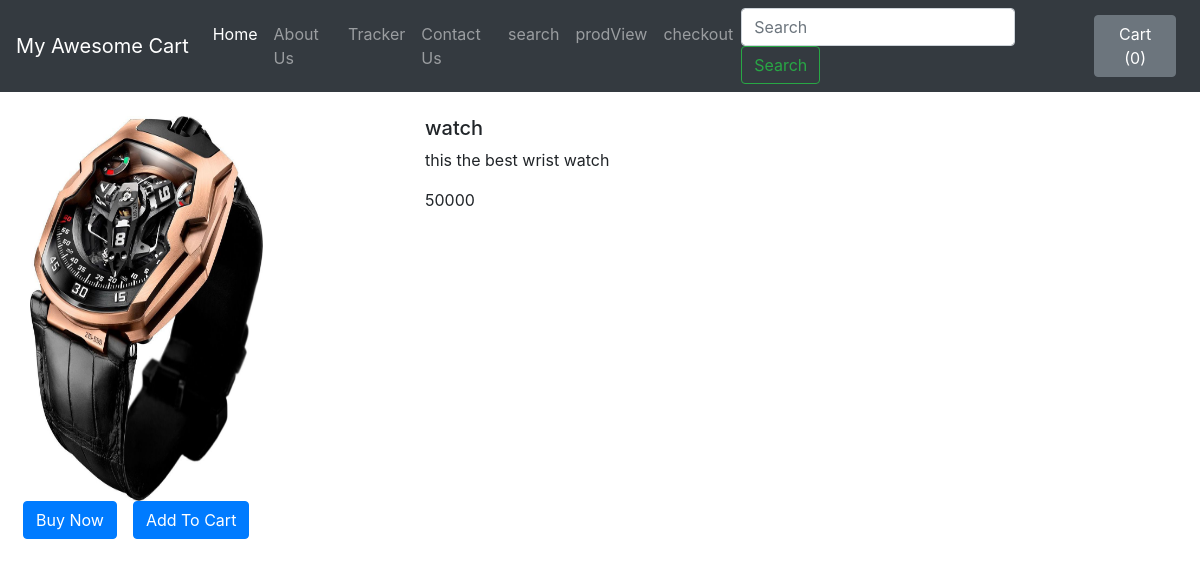
The page /shop/products/1 on the database its author committed.
### shop/models.py (models this page shows, shortened)
class Products(models.Model):
    product_id = models.AutoField
    product_name = models.CharField(max_length=50)
    category = models.CharField(max_length=200,default='')
    subcategory = models.CharField(max_length=200, default='')
    price = models.IntegerField(default=0)
    des = models.CharField(max_length=200)
    date = models.DateField()
    image = models.ImageField(upload_to='shop/images',default='')

### shop/views.py (the view)
# urls.py: path('products/<int:myid>', views.prodView,name = "shop"),
def prodView(request,myid):
    product = Products.objects.filter(id=myid)
    return render(request, 'shop/prodView.html', {'product':product[0]})

### shop/templates/shop/prodView.html (shortened to what this page needs)
{% extends 'shop/base.html' %}
{% block body %}
<div class="container my-4">
    <div class="row">
        <div class="col-md-4">
            <div class="row">
                <img src="/media//{{product.image}}" width="233px" height="385px">
            </div>
        </div>
        <div class="col-md-8">
            <h5>{{product.product_name}}</h5>
            <p>{{product.des}}</p>
             <p>{{product.price}}</p>
        </div>
        <div>
            <div class="row">
            <button class="btn btn-primary mx-2"> Buy Now</button>
            <button class="btn btn-primary mx-2 "> Add To Cart</button>
            </div>
        </div>
    </div>
</div>
{% endblock %}

### rows shown on the page
Products: image (picture), product_name "watch", des "this the best wrist watch", price "50000"
